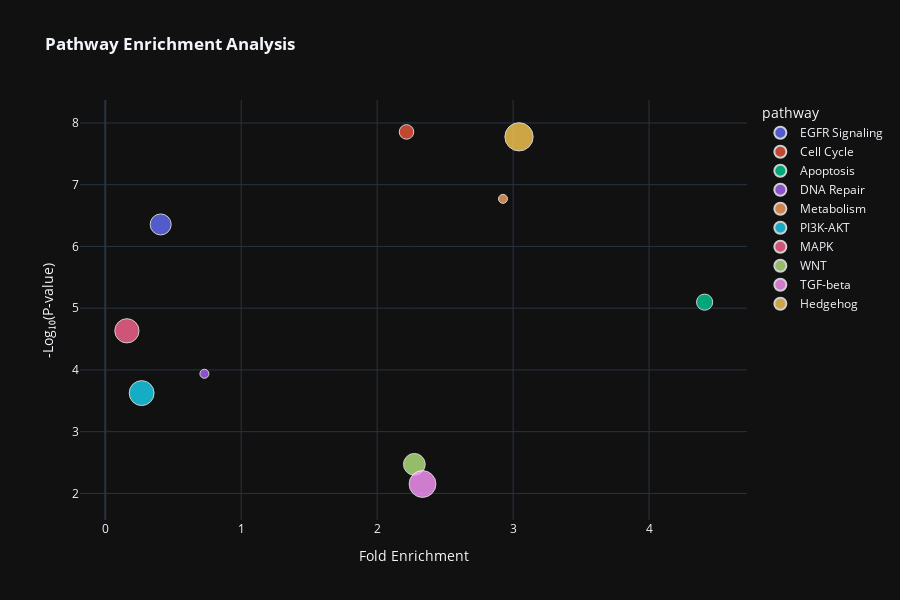

Notebook code cell kept with this figure:
### Code cell
# Simulate pathway enrichment data
pathways = ['EGFR Signaling', 'Cell Cycle', 'Apoptosis', 'DNA Repair', 'Metabolism', 
            'PI3K-AKT', 'MAPK', 'WNT', 'TGF-beta', 'Hedgehog']
enrichment_data = pd.DataFrame({
    'pathway': pathways,
    'fold_enrichment': np.random.exponential(3, len(pathways)),
    'p_value': 10**(-np.random.uniform(2, 8, len(pathways))),
    'gene_count': np.random.randint(5, 50, len(pathways))
})
enrichment_data['-log10_p'] = -np.log10(enrichment_data['p_value'])

# Create bubble chart
fig = px.scatter(enrichment_data, 
                 x='fold_enrichment', 
                 y='-log10_p',
                 size='gene_count',
                 color='pathway',
                 hover_name='pathway',
                 hover_data=['gene_count', 'p_value'],
                 title='<b>Pathway Enrichment Analysis</b>',
                 labels={'fold_enrichment': 'Fold Enrichment', '-log10_p': '-Log₁₀(P-value)'},
                 template='plotly_dark')

fig.update_traces(marker=dict(opacity=0.8, line=dict(width=1, color='white')))
fig.update_layout(width=900, height=600, hoverlabel=dict(font_size=14))
fig.show()

### Figure 1 — Plotly figure (JSON) as saved in the notebook; plotly's stock layout.template omitted (floating-point values rounded to 4 significant figures)
{"data": [{"customdata": [[27.0, 4.4e-07]], "hovertemplate": "<b>%{hovertext}</b><br><br>pathway=EGFR Signaling<br>Fold Enrichment=%{x}<br>-Log₁₀(P-value)=%{y}<br>gene_count=%{customdata[0]}<br>p_value=%{customdata[1]}<extra></extra>", "hovertext": ["EGFR Signaling"], "legendgroup": "EGFR Signaling", "marker": {"color": "#636efa", "line": {"color": "white", "width": 1}, "opacity": 0.8, "size": [27], "sizemode": "area", "sizeref": 0.1225, "symbol": "circle"}, "mode": "markers", "name": "EGFR Signaling", "orientation": "v", "showlegend": true, "type": "scatter", "x": [0.4077], "xaxis": "x", "y": [6.357], "yaxis": "y"}, {"customdata": [[13.0, 1.396e-08]], "hovertemplate": "<b>%{hovertext}</b><br><br>pathway=Cell Cycle<br>Fold Enrichment=%{x}<br>-Log₁₀(P-value)=%{y}<br>gene_count=%{customdata[0]}<br>p_value=%{customdata[1]}<extra></extra>", "hovertext": ["Cell Cycle"], "legendgroup": "Cell Cycle", "marker": {"color": "#EF553B", "line": {"color": "white", "width": 1}, "opacity": 0.8, "size": [13], "sizemode": "area", "sizeref": 0.1225, "symbol": "circle"}, "mode": "markers", "name": "Cell Cycle", "orientation": "v", "showlegend": true, "type": "scatter", "x": [2.216], "xaxis": "x", "y": [7.855], "yaxis": "y"}, {"customdata": [[16.0, 7.984e-06]], "hovertemplate": "<b>%{hovertext}</b><br><br>pathway=Apoptosis<br>Fold Enrichment=%{x}<br>-Log₁₀(P-value)=%{y}<br>gene_count=%{customdata[0]}<br>p_value=%{customdata[1]}<extra></extra>", "hovertext": ["Apoptosis"], "legendgroup": "Apoptosis", "marker": {"color": "#00cc96", "line": {"color": "white", "width": 1}, "opacity": 0.8, "size": [16], "sizemode": "area", "sizeref": 0.1225, "symbol": "circle"}, "mode": "markers", "name": "Apoptosis", "orientation": "v", "showlegend": true, "type": "scatter", "x": [4.409], "xaxis": "x", "y": [5.098], "yaxis": "y"}, {"customdata": [[5.0, 0.0001154]], "hovertemplate": "<b>%{hovertext}</b><br><br>pathway=DNA Repair<br>Fold Enrichment=%{x}<br>-Log₁₀(P-value)=%{y}<br>gene_count=%{customdata[0]}<br>p_value=%{customdata[1]}<extra></extra>", "hovertext": ["DNA Repair"], "legendgroup": "DNA Repair", "marker": {"color": "#ab63fa", "line": {"color": "white", "width": 1}, "opacity": 0.8, "size": [5], "sizemode": "area", "sizeref": 0.1225, "symbol": "circle"}, "mode": "markers", "name": "DNA Repair", "orientation": "v", "showlegend": true, "type": "scatter", "x": [0.7294], "xaxis": "x", "y": [3.938], "yaxis": "y"}, {"customdata": [[5.0, 1.694e-07]], "hovertemplate": "<b>%{hovertext}</b><br><br>pathway=Metabolism<br>Fold Enrichment=%{x}<br>-Log₁₀(P-value)=%{y}<br>gene_count=%{customdata[0]}<br>p_value=%{customdata[1]}<extra></extra>", "hovertext": ["Metabolism"], "legendgroup": "Metabolism", "marker": {"color": "#FFA15A", "line": {"color": "white", "width": 1}, "opacity": 0.8, "size": [5], "sizemode": "area", "sizeref": 0.1225, "symbol": "circle"}, "mode": "markers", "name": "Metabolism", "orientation": "v", "showlegend": true, "type": "scatter", "x": [2.926], "xaxis": "x", "y": [6.771], "yaxis": "y"}, {"customdata": [[38.0, 0.0002371]], "hovertemplate": "<b>%{hovertext}</b><br><br>pathway=PI3K-AKT<br>Fold Enrichment=%{x}<br>-Log₁₀(P-value)=%{y}<br>gene_count=%{customdata[0]}<br>p_value=%{customdata[1]}<extra></extra>", "hovertext": ["PI3K-AKT"], "legendgroup": "PI3K-AKT", "marker": {"color": "#19d3f3", "line": {"color": "white", "width": 1}, "opacity": 0.8, "size": [38], "sizemode": "area", "sizeref": 0.1225, "symbol": "circle"}, "mode": "markers", "name": "PI3K-AKT", "orientation": "v", "showlegend": true, "type": "scatter", "x": [0.2676], "xaxis": "x", "y": [3.625], "yaxis": "y"}, {"customdata": [[36.0, 2.324e-05]], "hovertemplate": "<b>%{hovertext}</b><br><br>pathway=MAPK<br>Fold Enrichment=%{x}<br>-Log₁₀(P-value)=%{y}<br>gene_count=%{customdata[0]}<br>p_value=%{customdata[1]}<extra></extra>", "hovertext": ["MAPK"], "legendgroup": "MAPK", "marker": {"color": "#FF6692", "line": {"color": "white", "width": 1}, "opacity": 0.8, "size": [36], "sizemode": "area", "sizeref": 0.1225, "symbol": "circle"}, "mode": "markers", "name": "MAPK", "orientation": "v", "showlegend": true, "type": "scatter", "x": [0.1592], "xaxis": "x", "y": [4.634], "yaxis": "y"}, {"customdata": [[29.0, 0.003383]], "hovertemplate": "<b>%{hovertext}</b><br><br>pathway=WNT<br>Fold Enrichment=%{x}<br>-Log₁₀(P-value)=%{y}<br>gene_count=%{customdata[0]}<br>p_value=%{customdata[1]}<extra></extra>", "hovertext": ["WNT"], "legendgroup": "WNT", "marker": {"color": "#B6E880", "line": {"color": "white", "width": 1}, "opacity": 0.8, "size": [29], "sizemode": "area", "sizeref": 0.1225, "symbol": "circle"}, "mode": "markers", "name": "WNT", "orientation": "v", "showlegend": true, "type": "scatter", "x": [2.274], "xaxis": "x", "y": [2.471], "yaxis": "y"}, {"customdata": [[44.0, 0.007045]], "hovertemplate": "<b>%{hovertext}</b><br><br>pathway=TGF-beta<br>Fold Enrichment=%{x}<br>-Log₁₀(P-value)=%{y}<br>gene_count=%{customdata[0]}<br>p_value=%{customdata[1]}<extra></extra>", "hovertext": ["TGF-beta"], "legendgroup": "TGF-beta", "marker": {"color": "#FF97FF", "line": {"color": "white", "width": 1}, "opacity": 0.8, "size": [44], "sizemode": "area", "sizeref": 0.1225, "symbol": "circle"}, "mode": "markers", "name": "TGF-beta", "orientation": "v", "showlegend": true, "type": "scatter", "x": [2.334], "xaxis": "x", "y": [2.152], "yaxis": "y"}, {"customdata": [[49.0, 1.675e-08]], "hovertemplate": "<b>%{hovertext}</b><br><br>pathway=Hedgehog<br>Fold Enrichment=%{x}<br>-Log₁₀(P-value)=%{y}<br>gene_count=%{customdata[0]}<br>p_value=%{customdata[1]}<extra></extra>", "hovertext": ["Hedgehog"], "legendgroup": "Hedgehog", "marker": {"color": "#FECB52", "line": {"color": "white", "width": 1}, "opacity": 0.8, "size": [49], "sizemode": "area", "sizeref": 0.1225, "symbol": "circle"}, "mode": "markers", "name": "Hedgehog", "orientation": "v", "showlegend": true, "type": "scatter", "x": [3.044], "xaxis": "x", "y": [7.776], "yaxis": "y"}], "layout": {"height": 600, "hoverlabel": {"font": {"size": 14}}, "legend": {"itemsizing": "constant", "title": {"text": "pathway"}, "tracegroupgap": 0}, "title": {"text": "<b>Pathway Enrichment Analysis</b>"}, "width": 900, "xaxis": {"anchor": "y", "domain": [0, 1], "title": {"text": "Fold Enrichment"}}, "yaxis": {"anchor": "x", "domain": [0, 1], "title": {"text": "-Log₁₀(P-value)"}}}}
